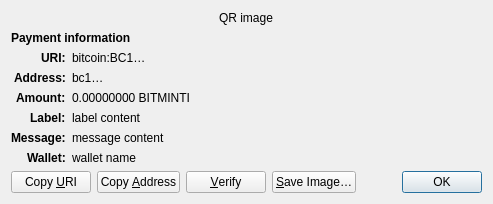
<?xml version="1.0" encoding="UTF-8"?>
<ui version="4.0">
 <class>ReceiveRequestDialog</class>
 <widget class="QDialog" name="ReceiveRequestDialog">
  <property name="geometry">
   <rect>
    <x>0</x>
    <y>0</y>
    <width>413</width>
    <height>229</height>
   </rect>
  </property>
  <property name="windowTitle">
   <string>Request payment to …</string>
  </property>
  <layout class="QGridLayout" name="gridLayout" columnstretch="0,1">
   <property name="sizeConstraint">
    <enum>QLayout::SetFixedSize</enum>
   </property>
   <item row="0" column="0" colspan="2" alignment="Qt::AlignHCenter">
    <widget class="QRImageWidget" name="qr_code">
     <property name="text">
      <string notr="true">QR image</string>
     </property>
     <property name="textInteractionFlags">
      <set>Qt::NoTextInteraction</set>
     </property>
    </widget>
   </item>
   <item row="1" column="0" colspan="2">
    <widget class="QLabel" name="payment_header">
     <property name="font">
      <font>
       <weight>75</weight>
       <bold>true</bold>
      </font>
     </property>
     <property name="text">
      <string>Payment information</string>
     </property>
     <property name="textInteractionFlags">
      <set>Qt::NoTextInteraction</set>
     </property>
    </widget>
   </item>
   <item row="2" column="0" alignment="Qt::AlignRight|Qt::AlignTop">
    <widget class="QLabel" name="uri_tag">
     <property name="font">
      <font>
       <weight>75</weight>
       <bold>true</bold>
      </font>
     </property>
     <property name="text">
      <string notr="true">URI:</string>
     </property>
     <property name="textFormat">
      <enum>Qt::PlainText</enum>
     </property>
     <property name="textInteractionFlags">
      <set>Qt::NoTextInteraction</set>
     </property>
    </widget>
   </item>
   <item row="2" column="1" alignment="Qt::AlignTop">
    <widget class="QLabel" name="uri_content">
     <property name="text">
      <string notr="true">bitcoin:BC1…</string>
     </property>
     <property name="textFormat">
      <enum>Qt::RichText</enum>
     </property>
     <property name="wordWrap">
      <bool>true</bool>
     </property>
     <property name="textInteractionFlags">
      <set>Qt::TextSelectableByMouse</set>
     </property>
    </widget>
   </item>
   <item row="3" column="0" alignment="Qt::AlignRight|Qt::AlignTop">
    <widget class="QLabel" name="address_tag">
     <property name="font">
      <font>
       <weight>75</weight>
       <bold>true</bold>
      </font>
     </property>
     <property name="text">
      <string>Address:</string>
     </property>
     <property name="textInteractionFlags">
      <set>Qt::NoTextInteraction</set>
     </property>
    </widget>
   </item>
   <item row="3" column="1" alignment="Qt::AlignTop">
    <widget class="QLabel" name="address_content">
     <property name="text">
      <string notr="true">bc1…</string>
     </property>
     <property name="textFormat">
      <enum>Qt::PlainText</enum>
     </property>
     <property name="textInteractionFlags">
      <set>Qt::TextSelectableByMouse</set>
     </property>
    </widget>
   </item>
   <item row="4" column="0" alignment="Qt::AlignRight|Qt::AlignTop">
    <widget class="QLabel" name="amount_tag">
     <property name="font">
      <font>
       <weight>75</weight>
       <bold>true</bold>
      </font>
     </property>
     <property name="text">
      <string>Amount:</string>
     </property>
     <property name="textInteractionFlags">
      <set>Qt::NoTextInteraction</set>
     </property>
    </widget>
   </item>
   <item row="4" column="1" alignment="Qt::AlignTop">
    <widget class="QLabel" name="amount_content">
     <property name="text">
      <string notr="true">0.00000000 BITMINTI</string>
     </property>
     <property name="textFormat">
      <enum>Qt::PlainText</enum>
     </property>
     <property name="textInteractionFlags">
      <set>Qt::TextSelectableByMouse</set>
     </property>
    </widget>
   </item>
   <item row="5" column="0" alignment="Qt::AlignRight|Qt::AlignTop">
    <widget class="QLabel" name="label_tag">
     <property name="font">
      <font>
       <weight>75</weight>
       <bold>true</bold>
      </font>
     </property>
     <property name="text">
      <string>Label:</string>
     </property>
     <property name="textInteractionFlags">
      <set>Qt::NoTextInteraction</set>
     </property>
    </widget>
   </item>
   <item row="5" column="1" alignment="Qt::AlignTop">
    <widget class="QLabel" name="label_content">
     <property name="text">
      <string notr="true">label content</string>
     </property>
     <property name="textFormat">
      <enum>Qt::PlainText</enum>
     </property>
     <property name="wordWrap">
      <bool>true</bool>
     </property>
     <property name="textInteractionFlags">
      <set>Qt::TextSelectableByMouse</set>
     </property>
    </widget>
   </item>
   <item row="6" column="0" alignment="Qt::AlignRight|Qt::AlignTop">
    <widget class="QLabel" name="message_tag">
     <property name="font">
      <font>
       <weight>75</weight>
       <bold>true</bold>
      </font>
     </property>
     <property name="text">
      <string>Message:</string>
     </property>
     <property name="textInteractionFlags">
      <set>Qt::NoTextInteraction</set>
     </property>
    </widget>
   </item>
   <item row="6" column="1" alignment="Qt::AlignTop">
    <widget class="QLabel" name="message_content">
     <property name="text">
      <string notr="true">message content</string>
     </property>
     <property name="textFormat">
      <enum>Qt::PlainText</enum>
     </property>
     <property name="wordWrap">
      <bool>true</bool>
     </property>
     <property name="textInteractionFlags">
      <set>Qt::TextSelectableByMouse</set>
     </property>
    </widget>
   </item>
   <item row="7" column="0" alignment="Qt::AlignRight|Qt::AlignTop">
    <widget class="QLabel" name="wallet_tag">
     <property name="font">
      <font>
       <weight>75</weight>
       <bold>true</bold>
      </font>
     </property>
     <property name="text">
      <string>Wallet:</string>
     </property>
     <property name="textInteractionFlags">
      <set>Qt::NoTextInteraction</set>
     </property>
    </widget>
   </item>
   <item row="7" column="1" alignment="Qt::AlignTop">
    <widget class="QLabel" name="wallet_content">
     <property name="text">
      <string notr="true">wallet name</string>
     </property>
     <property name="textFormat">
      <enum>Qt::PlainText</enum>
     </property>
     <property name="wordWrap">
      <bool>true</bool>
     </property>
     <property name="textInteractionFlags">
      <set>Qt::TextSelectableByMouse</set>
     </property>
    </widget>
   </item>
   <item row="8" column="0" colspan="2">
    <layout class="QHBoxLayout" name="horizontalLayout">
     <item>
      <widget class="QPushButton" name="btnCopyURI">
       <property name="text">
        <string>Copy &amp;URI</string>
       </property>
       <property name="autoDefault">
        <bool>false</bool>
       </property>
      </widget>
     </item>
     <item>
      <widget class="QPushButton" name="btnCopyAddress">
       <property name="text">
        <string>Copy &amp;Address</string>
       </property>
       <property name="autoDefault">
        <bool>false</bool>
       </property>
      </widget>
     </item>
     <item>
      <widget class="QPushButton" name="btnVerify">
       <property name="text">
        <string>&amp;Verify</string>
       </property>
       <property name="toolTip">
        <string>Verify this address on e.g. a hardware wallet screen</string>
       </property>
       <property name="autoDefault">
        <bool>false</bool>
       </property>
      </widget>
     </item>
     <item>
      <widget class="QPushButton" name="btnSaveAs">
       <property name="text">
        <string>&amp;Save Image…</string>
       </property>
       <property name="autoDefault">
        <bool>false</bool>
       </property>
      </widget>
     </item>
     <item>
      <spacer name="horizontalSpacer_2">
       <property name="orientation">
        <enum>Qt::Horizontal</enum>
       </property>
       <property name="sizeHint" stdset="0">
        <size>
         <width>40</width>
         <height>20</height>
        </size>
       </property>
      </spacer>
     </item>
     <item>
      <widget class="QDialogButtonBox" name="buttonBox">
       <property name="focusPolicy">
        <enum>Qt::StrongFocus</enum>
       </property>
       <property name="standardButtons">
        <set>QDialogButtonBox::Ok</set>
       </property>
      </widget>
     </item>
    </layout>
   </item>
  </layout>
 </widget>
 <customwidgets>
  <customwidget>
   <class>QRImageWidget</class>
   <extends>QLabel</extends>
   <header>qt/qrimagewidget.h</header>
  </customwidget>
 </customwidgets>
 <tabstops>
  <tabstop>buttonBox</tabstop>
  <tabstop>btnCopyURI</tabstop>
  <tabstop>btnCopyAddress</tabstop>
  <tabstop>btnSaveAs</tabstop>
 </tabstops>
 <resources/>
 <connections>
  <connection>
   <sender>buttonBox</sender>
   <signal>accepted()</signal>
   <receiver>ReceiveRequestDialog</receiver>
   <slot>accept()</slot>
   <hints>
    <hint type="sourcelabel">
     <x>135</x>
     <y>230</y>
    </hint>
    <hint type="destinationlabel">
     <x>135</x>
     <y>126</y>
    </hint>
   </hints>
  </connection>
 </connections>
</ui>
